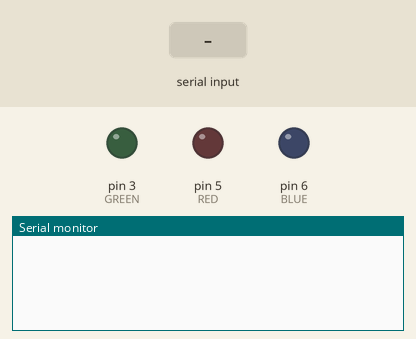
Simulated run of this sketch. Board: Arduino Uno, built with avr-gcc and run on an emulated ATmega328P. Shown: output pins drawn as LEDs (lit = HIGH), the last lines printed to the serial monitor. The inputs (shaded band) are chosen by the test bench. Random numbers use the default seed unless the sketch sets one.

Above: at 1.2 s.
1.3 s: "3\n" received over Serial
At 2.5 s:
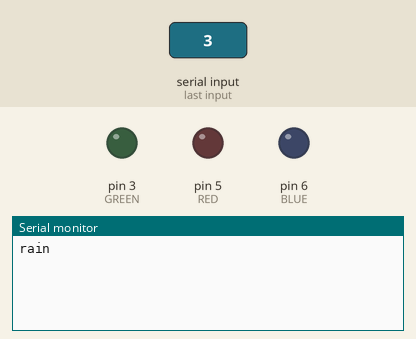
2.8 s: "2\n" received over Serial
At 3.9 s:
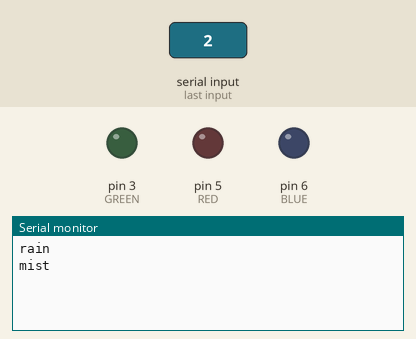
4.3 s: "1\n" received over Serial
At 5.0 s:
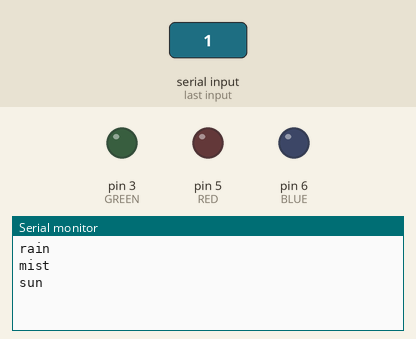

The sketch:

BioZen.ino
```cpp
#define RED 5
#define GREEN 3
#define BLUE 6

#define PUMP 2
#define VALVE 3

bool rain, mist, sun, lighting = false;
bool sunset, sunrise, moon, sunny = false;

void setup() {
  Serial.begin(115200);
  pinMode(RED, OUTPUT);
  pinMode(GREEN, OUTPUT);
  pinMode(BLUE, OUTPUT);
}

void serialLoop(){
  if (Serial.available() > 0) {
    String data = Serial.readStringUntil('\n');
    char input = data.charAt(0);
    rain, mist, sun, lighting = false;
    sunset, sunrise, moon, sunny = false;
    switch(input){
      case '3':  rain = true; Serial.println("rain"); break;
      case '2':  mist = true; Serial.println("mist"); break;
      case '1':  sun = true; Serial.println("sun"); break;
      case '4':  lighting = true; Serial.println("lightning"); break;
    }
    switch(input){
      case '6': sunrise = true; Serial.println("sunrise"); break;
      case '7': sunset = true; Serial.println("sunset"); break;
      case '8': moon = true; Serial.println("moon"); break;
      case '9': sunny = true; Serial.println("sunny"); break;
    }
  }
}

void Lighting(){
  if(lighting){
    int brightint = random(40, 100);
    double brightness = brightint/100.0;
    int durration = random(200, 600);
    analogWrite(RED, 125*brightness);
    analogWrite(GREEN, 249*brightness);
    analogWrite(BLUE, 255*brightness);
    delay(durration);
    analogWrite(RED, 0);
    analogWrite(GREEN, 0);
    analogWrite(BLUE, 0);
    lighting = false;
  }
}

void Mist(){
  if(mist){
    digitalWrite(PUMP, HIGH);
  }else{
    digitalWrite(PUMP, LOW);
  }
}

void Rain(){
  if(rain){
    mist = true;
    digitalWrite(VALVE, HIGH);
  }else{
    mist = false;
    digitalWrite(VALVE, LOW);
  }
}

void loop() {
  serialLoop();
  /*
  Lighting();
  Mist();
  Rain();
  */
}
```

Measured:
- after the input at 1.3 s, the serial monitor: prints a new line at once (image 1)
- after the input at 2.8 s, the serial monitor: prints a new line at once (image 2)
- after the input at 4.3 s, the serial monitor: prints a new line at once (image 3)
